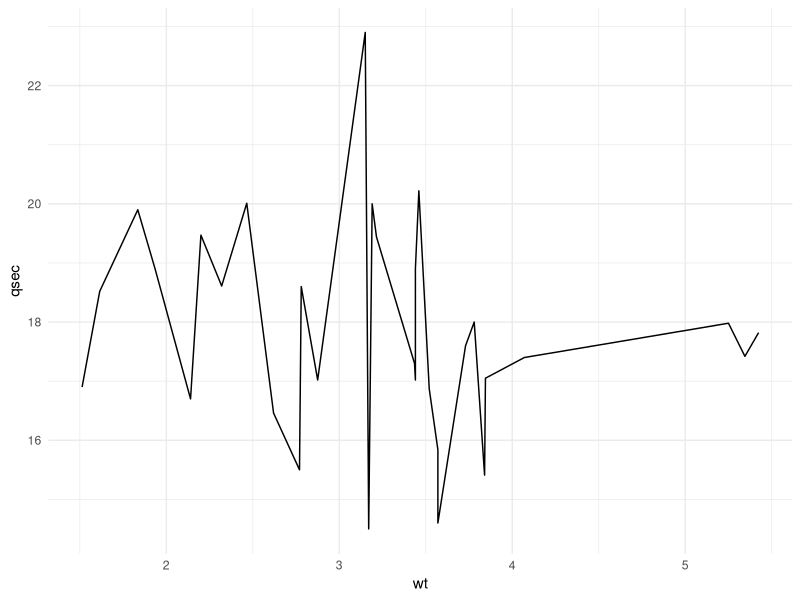

Recreate this plot in R.
library(tidyverse)
library(ggplot2)

data("mtcars")

mtcars %>% ggplot(aes(x=wt, y=qsec))+
  geom_line() +
  theme_minimal()

# If you read this, the pull function works
